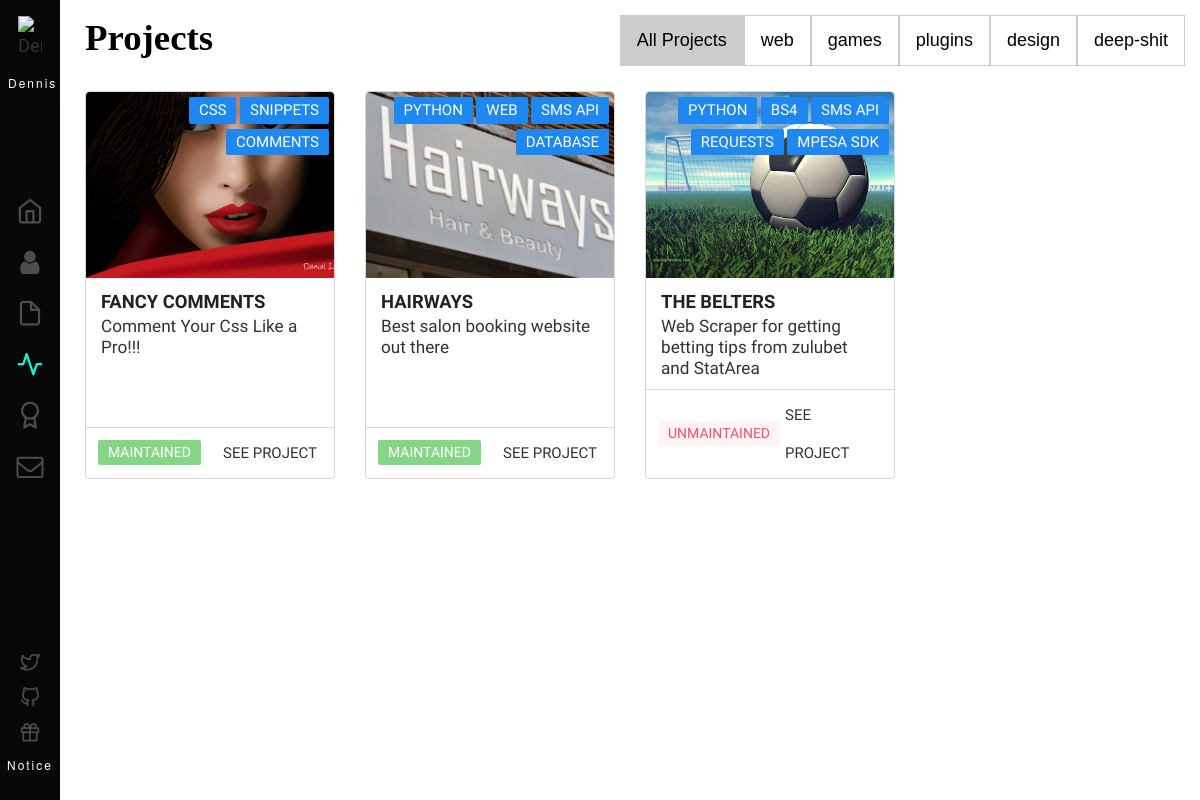
/projects/, run on the app's committed database.
### base/models.py (models this page shows, shortened)
class Project(models.Model):
    name = models.CharField(max_length=40)
    slug_name = models.SlugField()
    intro = models.TextField()
    subtitle = models.CharField(max_length=150)
    options = [
        ('web', 'web'),
        ('games', 'games'),
        ('plugins', 'plugins'),
        ('design', 'art & design'),
        ('deepshit', 'deepshit')]
    category = models.CharField(max_length=4, choices=options, default='code')
    preview = models.CharField(max_length=150)
    open_source = models.BooleanField(default=False)
    options = [('maintained', 'maintained'),
               ('unmaintained', 'unmaintained')]
    status = models.CharField(
        max_length=12, choices=options, default='maintained')
    source = models.CharField(blank=True, max_length=40)
    source_url = models.URLField(blank=True)
    releases = models.CharField(blank=True, max_length=40)
    release_url = models.URLField(blank=True)
    homepage = models.CharField(blank=True, max_length=40)
    homepage_url = models.URLField()
    description = models.TextField()
    works = models.TextField()
    get_started = models.TextField()
    has_installation = models.BooleanField(default=False)
    installation = models.TextField(blank=True)
    usage = models.TextField(blank=True)
    credits = models.TextField()
    license = models.TextField()
    created_date = models.DateTimeField(editable=False, default=timezone.now)

class Tag(models.Model):
    project = models.ForeignKey(
        Project, related_name='tags', on_delete=models.CASCADE)
    label = models.CharField(max_length=20)

### base/views.py (the view)
# urls.py: path('projects/', views.projects, name='projects'),
def projects(request):
    projects = Project.objects.all().order_by('-created_date')
    tags = Tag.objects.all()
    context = {"projects": projects, "tags": tags}
    return render(request, "projects/index.html", context)

### base/templates/projects/index.html (shortened to what this page needs)
{% extends 'base.html' %}
{% load staticfiles %}
{% block content %}
	<div class="projects">
		<div class="container">
			<div class="row categories">
				<h1 class="title color">Projects</h1>
				<div class="tab">
					<button class="tablinks" onclick="toggleTab(event, 'tabcontent')">All Projects</button>
					<button class="tablinks" onclick="toggleTab(event, 'web')">web</button>
					<button class="tablinks" onclick="toggleTab(event, 'games')">games</button>
					<button class="tablinks" onclick="toggleTab(event, 'plugins')">plugins</button>
					<button class="tablinks" onclick="toggleTab(event, 'design')">design</button>
					<button class="tablinks" onclick="toggleTab(event, 'deep-shit')">deep-shit</button>
				</div>
			</div>
			<div class="row equal-columns">
				{% for project in projects %}
					<div class="tabcontent project-thumb-container col-sm-6 col-md-4 col-lg-3 {{ project.category }}" data-offset="0" data-ref="tag" data-ref-id="{{ project.category }}">
						<div class="project-card">
							<div class="card-image">
								<div class="img-container">
									<img alt="{{ project.name }}" src="../static/projects/{{ project.preview }}" >
								</div>
								<div class="card-badge">
									{% for tag in tags %}
									{% if tag.project.slug_name == project.slug_name %}
									<span class="badge text-upper">
										{{ tag.label }}
									</span>
									{% endif %}
									{% endfor %}
								</div>
							</div>
							<div class="card-body">
								<h4 class="text-upper">{{ project.name }}</h4>
								<p>
									{{ project.intro }}
								</p>
							</div>
							<div class="card-bottom">
								<span class="status text-upper badge badge-{% if project.status == 'maintained' %}success{% else %}danger{% endif %}">
									{{ project.status }}
								</span>
								<div class="project-more-info text-upper">
									<a href="{% url  'more' name=project.slug_name %}" class="nicehover">SEE PROJECT</a>
								</div>
							</div>
						</div>
					</div>
				{% endfor %}
			</div>
		</div>
	</div>
{% endblock %}

### base/static/css/main.css (style rules this page uses)
a { color: #333; text-decoration: none; cursor: pointer; }
html, body { color: #222; background-color: #FFFFFF; font-size: 1.0725em; font-family: "Overpass"; font-style: normal; font-weight: 300; line-height: 1.5; -webkit-text-size-adjust: 100%; -ms-text-size-adjust: 100%; height: 100%; }
.text-upper { text-transform: uppercase; }
.badge { display: inline-block; padding: 2px 10px; background: #1e87f0; line-height: 1.5; font-size: .875rem; color: #fff; vertical-align: middle; white-space: nowrap; border-radius: 2px; }
.badge-success { background-color: #85d687; }
.badge-danger { background: #fef4f6; color: #f0506e; }
* { margin: 0; padding: 0; -webkit-box-sizing: border-box; box-sizing: border-box; }
.resume, .projects, .awards { height: 100%; }
.color { display: inline-block; font-family: font-file-82132; color: #000; position: relative; }
.container { margin-right: auto; margin-left: auto; padding: 10px; }
.row { width: 100%; }
.categories { min-height: 58px; overflow: hidden; }
.title { padding: 0 10px 0 15px; }
.categories .tab { float: right; padding: 5px; }
.categories .tab button { background-color: inherit; float: left; border: 1px solid #ccc; outline: none; cursor: pointer; padding: 14px 16px; transition: 0.3s; font-size: 18px; font-weight: lighter; color: #000000; }
.categories .tab button.active { background-color: #ccc; }
.equal-columns { padding: 20px 0 20px 0; }
.project-thumb-container { display: none; }
.project-card { border: 1px solid #d8d8d8; margin-bottom: 20px; background: #fff; border-radius: 4px; white-space: normal; display: -webkit-flex; display: flex; -webkit-flex: 1; flex: 1; -webkit-flex-direction: column; flex-direction: column; }
.card-image { display: block; position: relative; width: 100% }
.card-badge { font-size: 14px; position: absolute; top: 5px; right: 5px; z-index: 1; text-align: right; -moz-text-align-last: right; text-align-last: right; }
.card-badge span { margin-bottom: 5px; }
.img-container { display: block; height: 0; position: relative; overflow: hidden; padding-top: 75%; margin: 0 auto; }
.img-container img { border-top-left-radius: 4px; border-top-right-radius: 4px; color: transparent; position: absolute; bottom: 0; left: 0; top: 0; border: 0; width: 100%; height: 100%; object-fit: cover; max-width: 100%; }
.project-card .card-body { display: -webkit-flex; display: flex; -webkit-flex-direction: column; flex-direction: column; -webkit-flex-grow: 1; flex-grow: 1; padding: 10px 15px; text-align: left; }
.project-card .card-body p { font-size: 1rem; line-height: 21px; color: #333; }
.project-card .card-bottom { -webkit-align-items: center; align-items: center; display: -webkit-flex; display: flex; -webkit-justify-content: space-between; justify-content: space-between; border-top: 1px solid #d8d8d8; padding: 6px 12px; min-height: 40px }
.project-card .status { font-size: 14px; font-weight: 400 }
.project-card .project-more-info { -webkit-justify-content: flex-end; justify-content: flex-end; -webkit-align-items: center; align-items: center; display: -webkit-flex; display: flex; -webkit-flex: 1; flex: 1; padding: 0 5px; font-size: .875rem; line-height: 38px; }
.nicehover { position: relative; }
.nicehover::before { content: ""; position: absolute; bottom: 0; left: 0; right: 100%; border-bottom: 1px solid #333; transition: right .3s ease-out; }
.card-body { padding: 20px 20px 30px 20px; }
@media (min-width: 768px) { .equal-columns { display: -webkit-flex; display: flex; -webkit-flex-wrap: wrap; flex-wrap: wrap } }
@media (min-width: 768px) { .equal-columns>[class*=col-] { display: -webkit-flex; display: none; -webkit-flex-direction: column; flex-direction: column } }
@media (min-width: 768px) { .col-sm-6 { width: 50%; float: left; } }
@media (min-width: 768px) { .col-lg-3, .col-md-4, .col-sm-6 { position: relative; min-height: 1px; padding-right: 15px; padding-left: 15px; } }
@media (min-width: 992px) { .col-md-4 { width: 33.3333333333%; float: left; } }
@media (min-width: 1200px) { .col-lg-3 { width: 25%; float: left; } }

### data on the page
Project: preview (picture), name "FANCY COMMENTS", intro "Comment Your Css Like a Pro!!!", status "MAINTAINED"
Tag: label "CSS"
Tag: label "SNIPPETS"
Tag: label "COMMENTS"
Project: preview (picture), name "HAIRWAYS", intro "Best salon booking website out there", status "MAINTAINED"
Tag: label "PYTHON"
Tag: label "WEB"
Tag: label "SMS API"
Tag: label "DATABASE"
Project: preview (picture), name "THE BELTERS", intro "Web Scraper for getting betting tips from zulubet and StatArea", status "UNMAINTAINED"
Tag: label "PYTHON"
Tag: label "BS4"
Tag: label "SMS API"
Tag: label "REQUESTS"
Tag: label "MPESA SDK"
